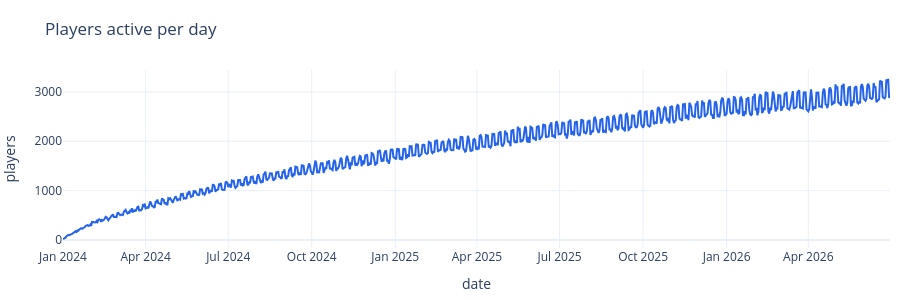

Write notebook code for a chart like this one.
### Code cell
daily = activity.groupby("date").size()
fig = go.Figure(line(daily.index, daily, "active players", COLORS["cox"]))
show(fig, "Players active per day", "date", "players", height=300)

### Figure 1 — Plotly figure (JSON) as saved in the notebook; plotly's stock layout.template omitted (floating-point values rounded to 4 significant figures; data arrays with more than 128 entries replaced by an {"elided": "..."} marker saying what was removed)
{"data": [{"line": {"color": "#2563eb", "dash": "solid", "width": 2}, "mode": "lines", "name": "active players", "type": "scatter", "x": {"elided": "912 str values"}, "y": {"elided": "912 int values"}}], "layout": {"height": 300, "margin": {"b": 10, "l": 10, "r": 10, "t": 70}, "title": {"text": "Players active per day"}, "xaxis": {"title": {"text": "date"}}, "yaxis": {"title": {"text": "players"}}}}
